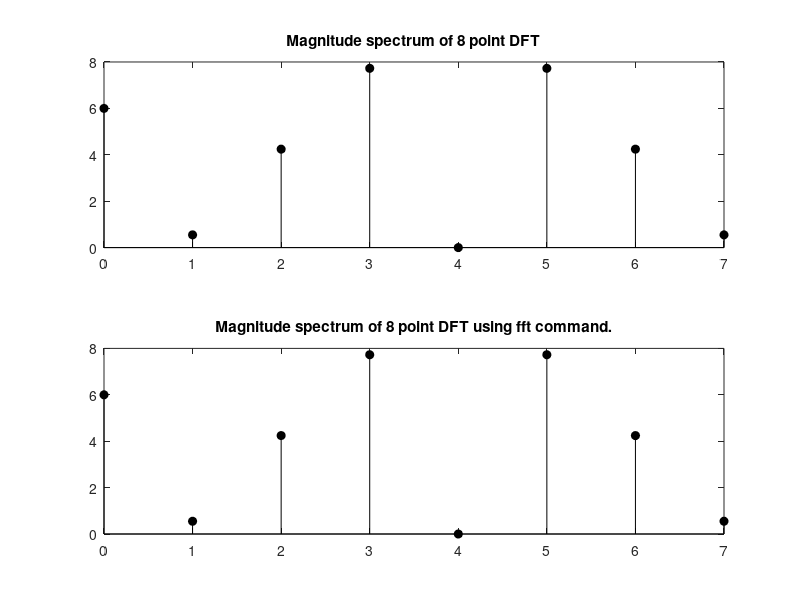

Here is the MATLAB script that generated this plot:
% Finding * point DFT using a loop
N=8;
x=[ 2     -1     1     3     -2     1     2    0];
n=-0:N-1;
for k=0:N-1
	W=exp(-j*2*pi*k*n/N); % Twiddle factor
	prod=x.*W;
	X(k+1)=sum(prod);
end

subplot(2,1,1)
stem(n,abs(X),'black','filled');
title('Magnitude spectrum of 8 point DFT');

subplot(2,1,2)
stem(n,abs(fft(x,8)),'black','filled');
title('Magnitude spectrum of 8 point DFT using fft command.');